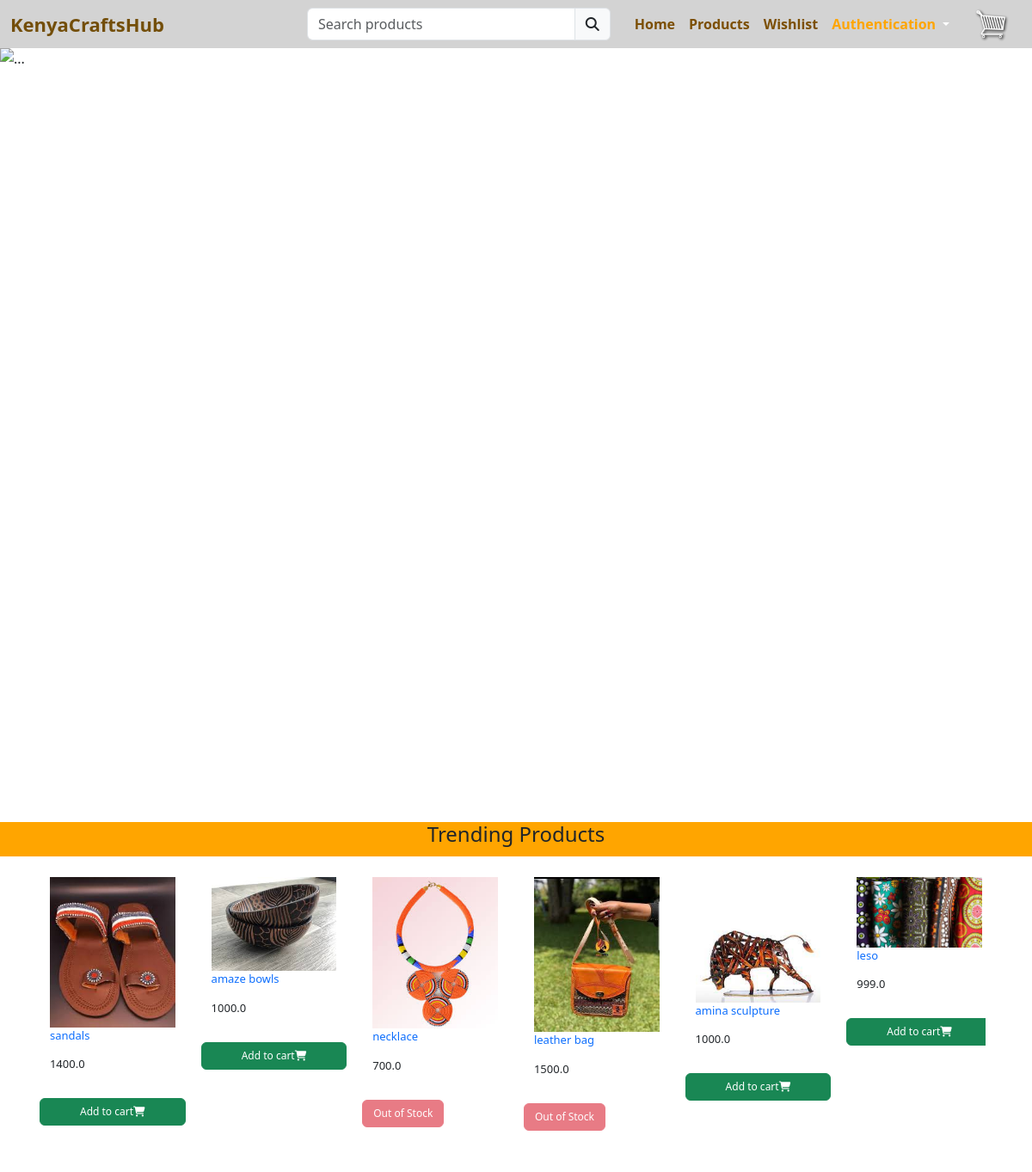
The page / on the database its author committed.
### hub/models.py (models this page shows, shortened)
class Product(models.Model):
    category = models.ForeignKey(Category, on_delete=models.CASCADE)
    slug = models.CharField(max_length=150, null=False, blank=False)
    name = models.CharField(max_length=150, null=False, blank=False)
    image = models.ImageField(null=False, blank=False)
    small_description = models.TextField(max_length=500, null=False, blank=False)
    quantity = models.IntegerField(null=True, blank=True)
    description = models.TextField(max_length=2000, null=False, blank=False)
    price = models.FloatField(null=False, blank=False)
    status = models.BooleanField(default=False, help_text="0=default, 1=Hidden")
    trending = models.BooleanField(default=False, help_text="0=default, 1=Trending")
    tag = models.CharField(max_length=150, null=False, blank=False)
    meta_title = models.CharField(max_length=150, null=False, blank=False)
    meta_keywords = models.CharField(max_length=150, null=False, blank=False)
    meta_description = models.CharField(max_length=150, null=False, blank=False)
    created_at = models.DateTimeField(auto_now_add=True)

### hub/views.py (the view)
# urls.py: 2. Add a URL to urlpatterns:  path('', views.home, name='home')
def home(request):
    trending_products = Product.objects.filter(trending=1)
    context = {'trending': trending_products}
    return render(request, 'store/index.html', context)

### templates/store/index.html (shortened to what this page needs)
{% extends 'store/layouts/main.html' %}
{% block content %}
    {% include 'inc/sliders.html' %}
    <div class="mb-2" style="background-color:orange; text-align: center; height: 40px;">
        <h4>Trending Products</h4>
    </div>
    <div class="container mb-4">
    <div class="row">
        <div class="col-md-12">
        <div class="row owl-carousel owl-theme">
        {% for item in trending %}
        <div class="product_data item" >
            <div class="card border border-0">
                <a href="{% url 'productview' item.category.slug item.slug %}">
                <div class="card-body itm-trending">
                    <div class="category-image">
                        <img class="w-100" src="{{item.image.url}}" alt="">
                        <p>{{ item.name }}</p>
                        </a>
                        <span class="float-start">
                            <h6>{{ item.price }}</h6>
                        </span>
                        <br>
                        <div class="row mt-2">
                            <div class="ro">
                        </div>
                            <br>
                            <div class="col-md-12 p-0">
                                <span>
                                    {% if item.quantity > 0 %}
                                        <button type="button" class="btn btn-success me-3 addToCart mb-2 w-100">Add to cart<i class="fa fa-shopping-cart"></i></button>
                                    {% else %}
                                        <button type="button" class="btn btn-danger me-3 mb-2 disabled">Out of Stock</button>
                                    {% endif %}
                                </span>
                            </div>
                        </div>
                    </div>
                </div>
            </div>
        </div>
        {% endfor %}
{% endblock %}

### assets/css/styles.css (style rules this page uses)
.itm-trending { font-size: 13px; }
.itm-trending h6 { font-size: 13px; }
.itm-trending .btn { font-size: 12px; }

### templates/store/layouts/main.html (style rules this page uses)
a { text-decoration: none; }

### rows shown on the page
Product: image (picture), name "sandals", price "1400.0", quantity "Add to cart"
Product: image (picture), name "amaze bowls", price "1000.0", quantity "Add to cart"
Product: image (picture), name "necklace", price "700.0", quantity "Out of Stock"
Product: image (picture), name "leather bag", price "1500.0", quantity "Out of Stock"
Product: image (picture), name "amina sculpture", price "1000.0", quantity "Add to cart"
Product: image (picture), name "leso", price "999.0", quantity "Add to cart"
